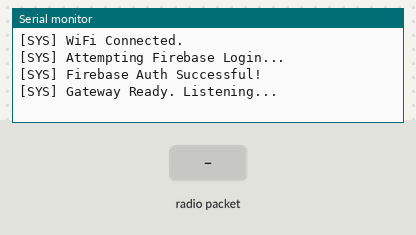
The sketch below on a simulated ESP32. Shown: the last lines printed to the serial monitor. Inputs (shaded band) come from the test bench. WiFi joins after 1.5 s; servers stay silent unless stated; no radio packets arrive unless stated.

Above: at 2.7 s.
2.8 s: radio packet "CAM|" arrives
At 3.5 s:
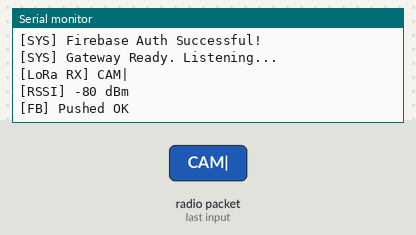
4.3 s: radio packet "1" arrives
At 5.1 s:
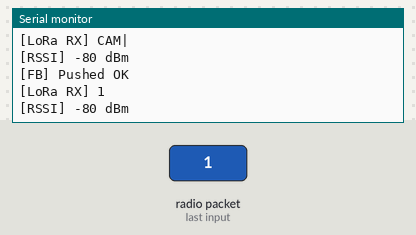

Measured:
- after the input at 2.8 s, the serial monitor: prints a new line at once (image 1)
- after the input at 4.3 s, the serial monitor: prints a new line at once (image 2)

The sketch:

gateway.ino
```cpp
#include <WiFi.h>
#include <SPI.h>
#include <LoRa.h>
#include <FirebaseESP32.h>
#define SCK 18
#define MISO 19
#define MOSI 23
// --- Network Credentials ---
#define WIFI_SSID "xx"
#define WIFI_PASSWORD "xx@xx"
#define API_KEY "xxx"
#define DATABASE_URL "xxp"
// --- LoRa Pins ---
#define ss 5
#define rst 14
#define dio0 2

FirebaseData fbdo;
FirebaseAuth auth;
FirebaseConfig config;

void setup() {
  Serial.begin(115200);

  // 1. Connect to WiFi
  WiFi.begin(WIFI_SSID, WIFI_PASSWORD);
  while (WiFi.status() != WL_CONNECTED) { delay(500); }
  Serial.println("[SYS] WiFi Connected.");

  // 2. Initialize Firebase
  Serial.println("[SYS] Attempting Firebase Login...");

  config.api_key = API_KEY;
  config.database_url = DATABASE_URL;

  // Try to sign up, and print the exact error if it fails
  if (Firebase.signUp(&config, &auth, "", "")) {
    Serial.println("[SYS] Firebase Auth Successful!");
  } else {
    Serial.print("[SYS] Firebase Auth FAILED: ");
    Serial.println(config.signer.signupError.message.c_str());
    // We won't freeze the board here, we'll let it move on to LoRa anyway
  }

  Firebase.begin(&config, &auth);
  Firebase.reconnectWiFi(true);
  // 3. Initialize LoRa
  SPI.begin(SCK, MISO, MOSI, ss);
  LoRa.setPins(ss, rst, dio0);
  if (!LoRa.begin(433E6)) { // Change to 868E6 or 915E6 depending on your hardware
    Serial.println("[SYS] LoRa Init Failed!");
    while (1);
  }
  LoRa.setSyncWord(0xF3);
  Serial.println("[SYS] Gateway Ready. Listening...");

}

void loop() {
    // Always listening
    int packetSize = LoRa.parsePacket();

    if (packetSize) {
        String payload = "";
        while (LoRa.available()) {
            payload += (char)LoRa.read();
        }

        int rssi = LoRa.packetRssi();
        Serial.println("[LoRa RX] " + payload);
        Serial.println("[RSSI] " + String(rssi) + " dBm");

        if (payload.startsWith("CAM|")) {
            if (Firebase.ready()) {
                if (Firebase.pushString(fbdo,
                    "forest_data/vision_events", payload)) {
                    Serial.println("[FB] Pushed OK");
                } else {
                    Serial.println("[FB] FAILED: "
                        + fbdo.errorReason());
                }
            } else {
                Serial.println("[FB] Not ready — skipping push");
            }
        }

        // Force LoRa back into continuous receive mode
        LoRa.receive();
    }
}
```
